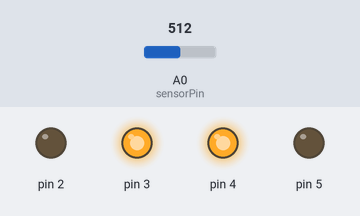
This sketch was run on a simulated Arduino Uno, built with avr-gcc and run on an emulated ATmega328P. Shown: output pins drawn as LEDs (lit = HIGH). Inputs (shaded band) come from the test bench; at power-on: A0 (sensorPin) = 512. What the sketch prints to the serial monitor is not drawn.

Above: at 0.1 s.
Timing chart, 0 to 1.6 s (numbered marks = the images above):
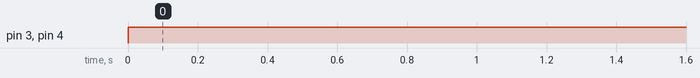

Measured:
- by itself, pin 3, pin 4: LOW → HIGH at 0.00 s

The sketch:

sketch_ChristmasTree.ino
```cpp
const float tempBase = 24.0;
const int sensorPin = A0;

void setup() {
  // put your setup code here, to run once:
  Serial.begin(9600);
  for(int pinNumber = 2; pinNumber < 6; pinNumber++) {
    pinMode(pinNumber, OUTPUT);
    digitalWrite(pinNumber, LOW);
  }
}

void loop() {
  // put your main code here, to run repeatedly:
  int sensorVal = analogRead(sensorPin);
  float voltageFromSensor = (sensorVal/1024.0) * 5.0;
  float temperature = (voltageFromSensor - 0.5) * 100;
  Serial.print("Temperature value is: ");
  Serial.print(temperature);
  Serial.println();

  if(temperature > tempBase && temperature <= tempBase + 1) {
    digitalWrite(2, HIGH);
    digitalWrite(3, LOW);
    digitalWrite(4, LOW);
    digitalWrite(5, HIGH);
  } else {
    digitalWrite(2, LOW);
    digitalWrite(3, HIGH);
    digitalWrite(4, HIGH);
    digitalWrite(5, LOW);
  }
  delay(250);
}
```
